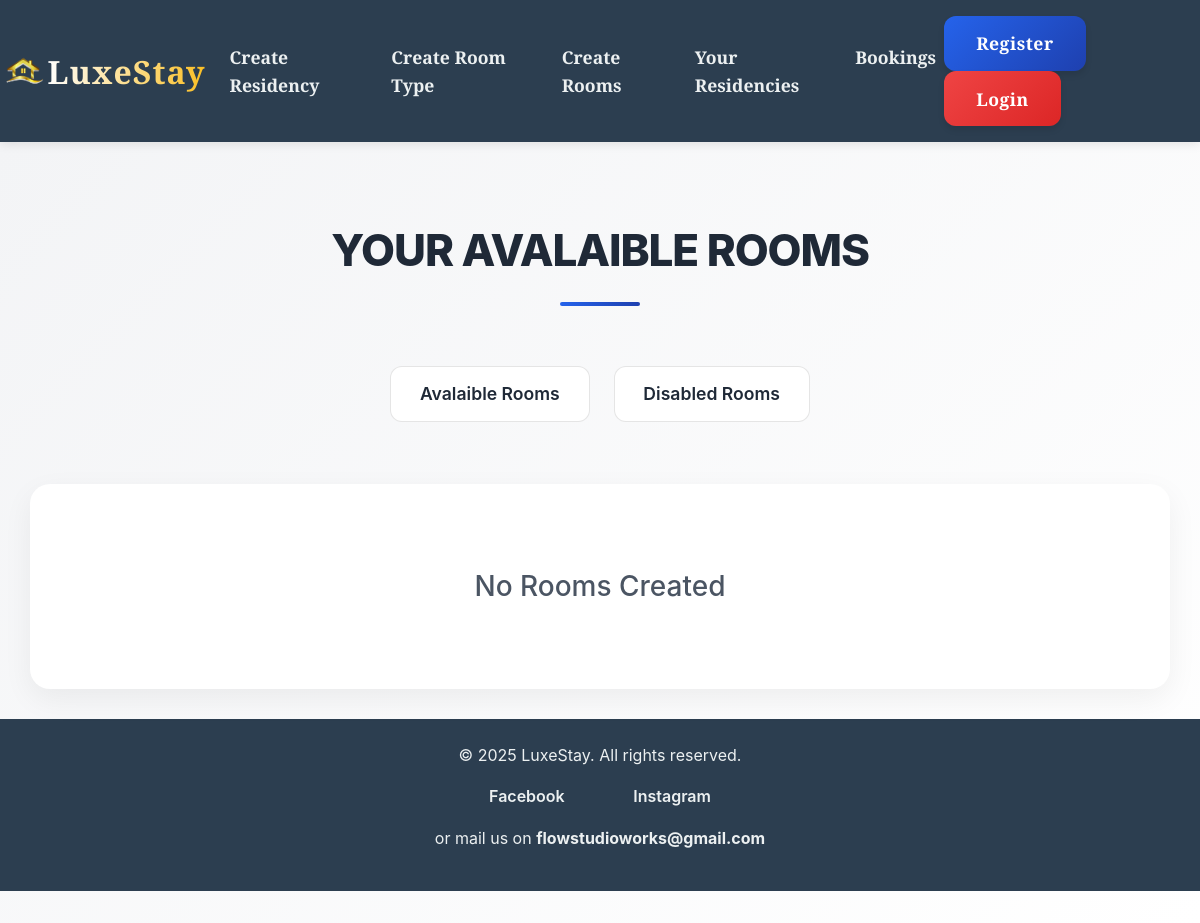
The page /working/rooms/27 on the database as committed earlier.
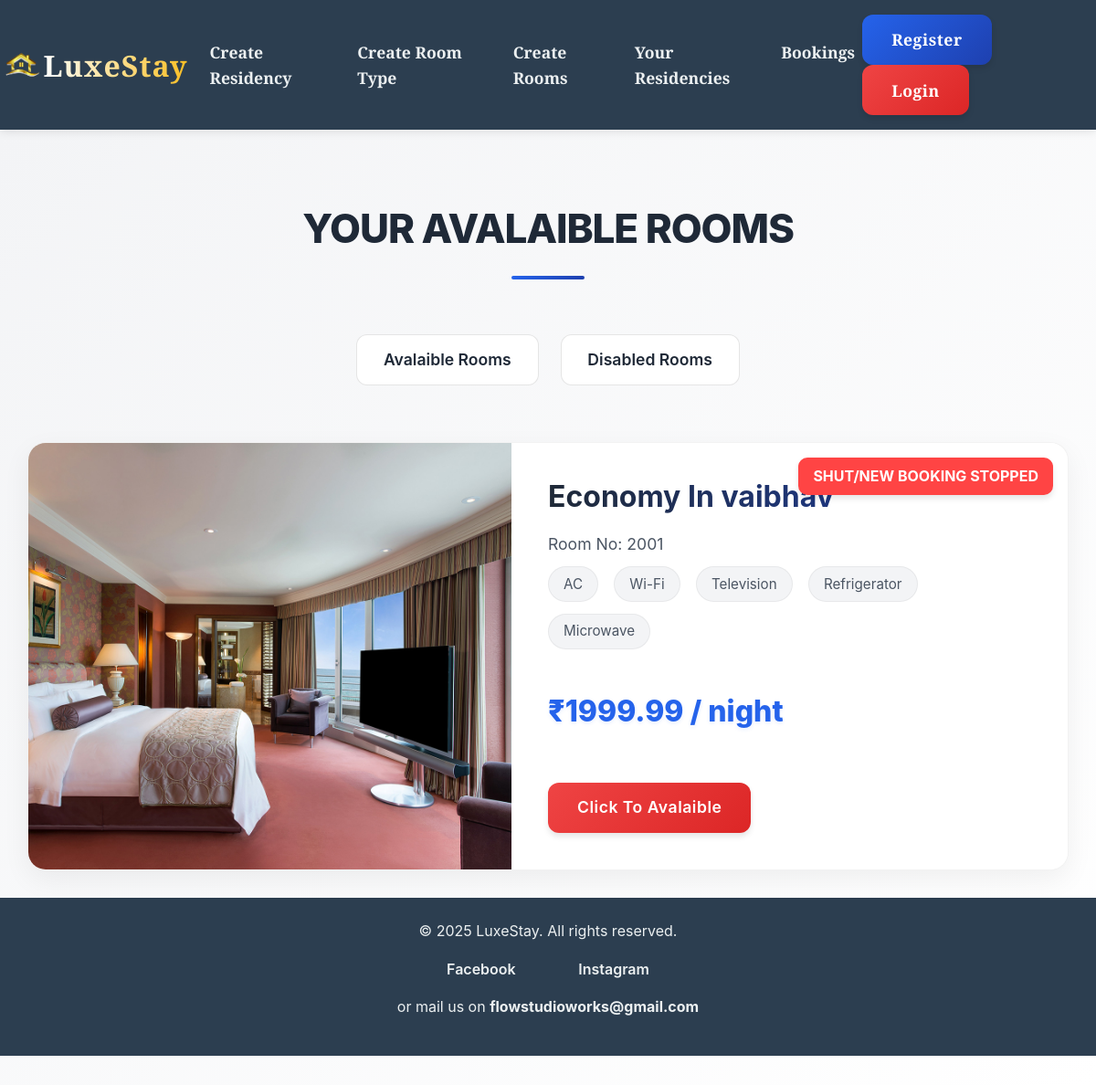
The same page on the database as committed later.
### working/models.py (models this page shows, shortened)
class Room_details(models.Model):
    residency=models.ForeignKey(Residency,on_delete=models.CASCADE,null=False,blank=False)
    room_type=models.ForeignKey(Room_type,on_delete=models.CASCADE,null=False,blank=False)
    room_no=models.CharField(max_length=10,null=False,blank=False)
    picture=models.ImageField(upload_to="images/residency/roomimages")
    key_features=models.CharField(max_length=200)
    max_guest=models.SmallIntegerField(default=3)
    price_per_night=models.DecimalField(max_digits=10, decimal_places=2,null=False,blank=False)
    no_new=models.BooleanField(default=False)
    disable=models.BooleanField(default=False)
    class Meta:
        unique_together=("residency","room_no")

class Room_type(models.Model):
    residency=models.ForeignKey(Residency,on_delete=models.CASCADE,null=False,blank=False)
    type_name=models.CharField(max_length=30,choices=TYPE_NAME_CHOICE, default="Queen")
    class Meta:
        unique_together=("residency","type_name")
    def __str__(self):
        return f"{self.type_name} In {self.residency.name}"

class Residency(models.Model):
    name=models.CharField(max_length=30,null=False,blank=False)
    logo=models.ImageField(upload_to="images/residency/logo")
    area = models.CharField(max_length=50,default="",null=False)
    city = models.CharField(max_length=50,default="",null=False)
    state = models.CharField(max_length=50,choices=STATE_CHOICES,default="Maharashtra",null=False)
    country = models.CharField(max_length=50,default="",null=False)
    created_by=models.ForeignKey(Guest,on_delete=models.CASCADE)
    manage_name=models.CharField(max_length=40,null=False,blank=False)
    contact_no=models.CharField(max_length=10,null=False,blank=False)
    class Meta:
        unique_together=("name","area")

### working/views.py (the view)
# urls.py: path('rooms/<int:residency_id>',views.Avalaiblerooms_residency,name="rooms_of_residency"),
def Avalaiblerooms_residency(request,residency_id):
    rooms=Room_details.objects.filter(residency__id=residency_id,disable=False)
    Cuurent="Avalaible"
    dis=[]
    for room in rooms:
        cleaned_features = room.key_features.strip("[]").strip()
        room.key_features_list = [feature.strip() for feature in cleaned_features.split(",")]
        if room.no_new==True:
            dis.append(room.id)
    return render(request,'working/all_rooms.html',{'rooms':rooms,'res':residency_id,"avalaible_rooms":"ava","dis":dis,"Cuurent":Cuurent})

### working/templates/working/all_rooms.html (shortened to what this page needs)
{% extends 'Hotel.html' %}
{% block content %}
<h1>Your {{Cuurent}} Rooms</h1>
<div class="filter-buttons">
    <a href="/working/avalaible-rooms/{{res}}"><button id="upcoming-btn" class="filter-button">Avalaible Rooms</button></a>
    <a href="/working/disabled-rooms/{{res}}"><button id="previous-btn" class="filter-button">Disabled Rooms</button></a>
</div>
<div class="container">
    {% if avalaible_rooms %}
        {% for ro in rooms %}
            <div class="main" >
                {% if ro.picture %}
                <div class="imgdiv">
                    <img class="img" src="{{ ro.picture.url }}" alt="Room Image">
                </div>
                {% endif %}
                <div class="info">
                    <div>
                        <p class="name">{{ ro.room_type }}</p>
                        <p class="loc">Room No: {{ ro.room_no }}</p>
                        <div class="features">
                            {% for ro in ro.key_features_list %}
                            <span class="feature-badge">{{ro}}</span>
                            {% endfor %}
                        </div>
                        <p class="price">₹{{ ro.price_per_night }} / night</p>
                    </div>
                    {% if ro.id not in dis %}
                    <div class="button-group">
                        <a class="btn" href="/working/Delete-rooms/{{res}}/{{ro.id}}">Delete</a>
                    </div>
                    {% else %}
                    <div class="button-group">
                        <div class="shut-badge">Shut/New Booking Stopped</div>
                        <a class="btn" href="/working/avalaible-rooms/{{res}}/{{ro.id}}">Click To Avalaible</a>
                    </div>
                    {% endif %}
            </div>
        </div>
        {% empty %}
        <div class="empty">
            <p>No Rooms Created</p>
        </div>
        {% endfor %}
    {% endif %}
</div>
{% endblock %}

Rows that differ between the two databases and show on the page:
added Room_details: picture (picture), room_type "Economy In vaibhav", room_no "2001", key_features_list "AC" "Wi-Fi" "Television" "Refrigerator" "Microwave", price_per_night "1999.99"
Other text that changed with them:
text no longer shown: "No Rooms Created"
